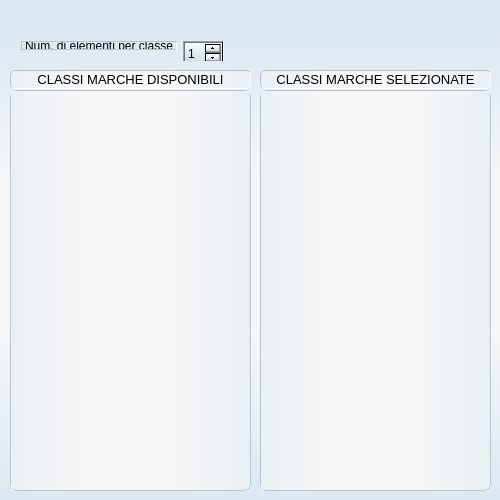
<?xml version="1.0" encoding="UTF-8"?>
<ui version="4.0">
 <class>Configurazione</class>
 <widget class="QMainWindow" name="Configurazione">
  <property name="windowModality">
   <enum>Qt::ApplicationModal</enum>
  </property>
  <property name="geometry">
   <rect>
    <x>0</x>
    <y>0</y>
    <width>500</width>
    <height>500</height>
   </rect>
  </property>
  <property name="sizePolicy">
   <sizepolicy hsizetype="Fixed" vsizetype="Fixed">
    <horstretch>0</horstretch>
    <verstretch>0</verstretch>
   </sizepolicy>
  </property>
  <property name="minimumSize">
   <size>
    <width>500</width>
    <height>500</height>
   </size>
  </property>
  <property name="maximumSize">
   <size>
    <width>500</width>
    <height>500</height>
   </size>
  </property>
  <property name="focusPolicy">
   <enum>Qt::NoFocus</enum>
  </property>
  <property name="windowTitle">
   <string>Configurazione</string>
  </property>
  <property name="windowIcon">
   <iconset resource="risorse.qrc">
    <normaloff>:/resources/icon_mmas.png</normaloff>:/resources/icon_mmas.png</iconset>
  </property>
  <property name="styleSheet">
   <string notr="true">QMenu {
  background-color: qlineargradient(spread:pad, x1:1, y1:0, x2:0, y2:0, stop:0.0181818 rgba(233, 240, 243, 255), stop:0.372727 rgba(247, 247, 247, 255), stop:0.659091 rgba(247, 247, 247, 255), stop:1 rgba(233, 240, 243, 255));
	font: 11pt &quot;Arial&quot;;
border: 1px outset rgb(188, 189, 207);
     border-radius: 1px;
 }

 QMenu::item {
     /* sets background of menu item. set this to something non-transparent
         if you want menu color and menu item color to be different */
     background-color: transparent;
font: 11pt &quot;Arial&quot;;
 }

 QMenu::item:selected { /* when user selects item using mouse or keyboard */
     background-color: qlineargradient(spread:pad, x1:0, y1:1, x2:0, y2:0, stop:0 rgba(220, 226, 229, 255), stop:0.254545 rgba(247, 247, 247, 255), stop:0.722727 rgba(247, 247, 247, 255), stop:1 rgba(220, 226, 229, 255));
color:black;
	font: 11pt &quot;Arial&quot;;
 }</string>
  </property>
  <widget class="QWidget" name="centralWidget">
   <property name="styleSheet">
    <string notr="true">/* sets background color  */
QWidget {
background-color:rgba(255,255,255,0);
}
QWidget#centralWidget{
	/*background-color: qlineargradient(spread:reflect, x1:0, y1:1, x2:0, y2:0, stop:0 rgba(217, 239, 255, 255), stop:0.5 rgba(239, 248, 255, 255), stop:1 rgba(210, 236, 255, 255));
	background-color: qlineargradient(spread:pad, x1:0, y1:1, x2:0, y2:0, stop:0 rgba(223, 246, 255, 255), stop:0.481132 rgba(243, 243, 243, 255), stop:0.995261 rgba(223, 246, 255, 255));*/
	
	background-color: qlineargradient(spread:pad, x1:0, y1:1, x2:0, y2:0, stop:0 rgba(220, 232, 243, 255), stop:0.35545 rgba(247, 247, 247, 255), stop:0.635071 rgba(247, 247, 247, 255), stop:0.933649 rgba(220, 232, 243, 255));
	
}

QFrame{
	
	background-color: qlineargradient(spread:pad, x1:1, y1:0, x2:0, y2:0, stop:0.0181818 rgba(233, 240, 243, 255), stop:0.372727 rgba(247, 247, 247, 255), stop:0.659091 rgba(247, 247, 247, 255), stop:1 rgba(233, 240, 243, 255));
 border: 1px inset rgb(188, 189, 207);
     border-radius: 5px;
}

QToolTip {
     border: 1px solid rgb(188, 189, 207);
     padding: 0.1px;
    border-radius:1px;
	color: rgb(188, 189, 207);
	background-color: rgb(255, 255, 255);
   background-origin:padding-box;
     opacity: 100;
 }

QListWidget{	
border: 1px groove rgb(188, 198, 207);
}

/*table style*/
QTableView {
     border:2px groove rgb(188, 198, 207);   
	background-color: rgba(255, 255, 255,0);
	alternate-background-color:rgba(210, 233, 241,130);
	
 }

 QHeaderView::section {
/* background-color: qlineargradient(spread:pad, x1:0, y1:1, x2:0, y2:0, stop:0 rgba(169, 228, 255, 255), stop:1 rgba(255, 255, 255, 255));*/
	background-color: qlineargradient(spread:pad, x1:0, y1:1, x2:0, y2:0, stop:0.00947867 rgba(220, 231, 240, 255), stop:1 rgba(239, 251, 254, 255));
     border: 0.5px groove rgb(188, 198, 207);
     height:20px;
	font: 11pt &quot;Arial&quot;;
 }

QTableView QTableCornerButton::section {
     background: rgb(255, 255, 255);
     border: 0px;
 }

QTabWidget::pane { /* The tab widget frame */
     border-top: 2px groove rgb(188, 198, 207);
 
 }

QSpinBox{
	background-color: qlineargradient(spread:pad, x1:0, y1:1, x2:0, y2:0, stop:0.208531 rgba(212, 223, 232, 255), stop:0.905213 rgba(239, 251, 254, 255));
}

QLabel{   
	border-bottom:1px solid;
     border-bottom-color: rgb(188, 198, 207);
    background-color: rgba(255, 255, 255, 0);
     border-radius: 5px;
     padding: 0 0px;
}

/* set scrollbar style */
QScrollBar:horizontal {
 border: 0px solid rgb(168, 172, 204);
 border-radius:7px;
	 background-color:rgba(255,255,255,0);
     height: 11px;
     margin: 1px 19px 0px 19px;
 }

 QScrollBar::handle:horizontal {	
	background-color: qlineargradient(spread:pad, x1:0, y1:1, x2:0, y2:0, stop:0.0272727 rgba(146, 179, 203, 255), stop:1 rgba(228, 240, 248, 255));
     min-width: 11px;
   border: 1px solid rgb(168, 172, 204);
   border-radius:5px;
 }
 QScrollBar::add-line:horizontal {
  background-color:rgba(255,255,255,0);
   width: 13px;
   height:13px;
     subcontrol-position: right;
     subcontrol-origin: margin;
 }

 QScrollBar::sub-line:horizontal {
  background-color:rgba(255,255,255,0);
     width: 13px;
    height:13px;
     subcontrol-position: left;
     subcontrol-origin: margin;
 }

QScrollBar::add-page:horizontal, QScrollBar::sub-page:horizontal {
	 background-color:rgba(255,255,255,0);
 }

  QScrollBar:left-arrow:horizontal{
	image: url(:/resources/back_not_hov.png);
   width:13px;
   height:13px;
     }
   QScrollBar:left-arrow:horizontal:hover{
	image: url(:/resources/back_not_hov.png);
   width:15px;
   height:15px;
     }
  QScrollBar:left-arrow:horizontal:pressed{
	image: url(:/resources/back_not_hov.png);
   width:11px;
   height:11px;
     }
 QScrollBar:right-arrow:horizontal{
	image: url(:/resources/next_not_hov.png);
   width:13px;
   height:13px;
     }
  QScrollBar:right-arrow:horizontal:hover{
	image: url(:/resources/next_not_hov.png);
   width:15px;
   height:15px;
     }
  QScrollBar:right-arrow:horizontal:pressed{
	image: url(:/resources/next_not_hov.png);
   width:11px;
   height:11px;
     }

QScrollBar:vertical {
 border: 0px solid rgb(188, 189, 207);
 border-radius:7px;
	background-color: rgba(255,255,255,0);
    width: 12px;
     margin: 19px 0px 19px 1px;
 }

 QScrollBar::handle:vertical {
	background-color: qlineargradient(spread:pad, x1:0, y1:1, x2:0, y2:0, stop:0.0272727 rgba(146, 179, 203, 255), stop:1 rgba(228, 240, 248, 255));
     min-height: 13px;
   border: 1px solid rgb(168, 172, 204);
   border-radius:5px;
 }
 QScrollBar::add-line:vertical {
 background-color:rgba(255,255,255,0);
   width: 13px;
   height:13px;
     subcontrol-position: bottom;
     subcontrol-origin: margin;
 }

 QScrollBar::sub-line:vertical {
     background-color:rgba(255,255,255,0);
     width: 13px;
    height:13px;
     subcontrol-position: top;
     subcontrol-origin: margin;
 }

QScrollBar::add-page:vertical, QScrollBar::sub-page:vertical {
	background-color:rgba(255,255,255,0);
 }

  QScrollBar:up-arrow:vertical{
	image: url(:/resources/up_arrow.png);
   width:13px;
   height:13px;
     }
  QScrollBar:up-arrow:vertical:hover{
	image: url(:/resources/up_arrow.png);
   width:15px;
   height:15px;
     }
  QScrollBar:up-arrow:vertical:pressed{
	image: url(:/resources/up_arrow.png);
   width:11px;
   height:11px;
     }
 QScrollBar:down-arrow:vertical{
	image: url(:/resources/down_arrow.png);
   width:13px;
   height:13px;
     }
 QScrollBar:down-arrow:vertical:hover{
	image: url(:/resources/down_arrow.png);
   width:15px;
   height:15px;
     }
 QScrollBar:down-arrow:vertical:pressed{
	image: url(:/resources/down_arrow.png);
   width:11px;
   height:11px;
     }



</string>
   </property>
   <widget class="QPushButton" name="apply_conf">
    <property name="geometry">
     <rect>
      <x>440</x>
      <y>10</y>
      <width>50</width>
      <height>50</height>
     </rect>
    </property>
    <property name="focusPolicy">
     <enum>Qt::NoFocus</enum>
    </property>
    <property name="toolTip">
     <string>applica configurazione</string>
    </property>
    <property name="styleSheet">
     <string notr="true">/* pushbutton style */
QPushButton {
     border: 1px groove rgba(255,255,255,0);
     border-radius: 5px;
	background-color: rgba(255, 255, 255,0);
	
	image: url(:/resources/filter_ok_not_hov.png);


 }
 QPushButton:hover {
     border: 1px outset rgb(188, 189, 207);
	border-radius:3px;
	background-color: rgba(255, 255, 255, 0);
	image: url(:/resources/filter_ok.png);
 } 


QPushButton:pressed {
     border: 3px inset rgb(188, 189, 207);
	border-radius:3px;

 }
</string>
    </property>
    <property name="text">
     <string/>
    </property>
   </widget>
   <widget class="QWidget" name="formLayoutWidget">
    <property name="geometry">
     <rect>
      <x>10</x>
      <y>30</y>
      <width>241</width>
      <height>31</height>
     </rect>
    </property>
    <layout class="QFormLayout" name="formLayout">
     <item row="0" column="0">
      <widget class="QLabel" name="label_num">
       <property name="font">
        <font>
         <family>Arial</family>
        </font>
       </property>
       <property name="text">
        <string>Num. di elementi per classe</string>
       </property>
      </widget>
     </item>
     <item row="0" column="1">
      <widget class="QSpinBox" name="spin_num">
       <property name="sizePolicy">
        <sizepolicy hsizetype="Fixed" vsizetype="Fixed">
         <horstretch>0</horstretch>
         <verstretch>0</verstretch>
        </sizepolicy>
       </property>
       <property name="minimumSize">
        <size>
         <width>41</width>
         <height>25</height>
        </size>
       </property>
       <property name="maximumSize">
        <size>
         <width>41</width>
         <height>25</height>
        </size>
       </property>
       <property name="focusPolicy">
        <enum>Qt::ClickFocus</enum>
       </property>
       <property name="value">
        <number>1</number>
       </property>
      </widget>
     </item>
    </layout>
   </widget>
   <widget class="QListWidget" name="table_disp">
    <property name="geometry">
     <rect>
      <x>10</x>
      <y>90</y>
      <width>241</width>
      <height>401</height>
     </rect>
    </property>
    <property name="font">
     <font>
      <family>Arial</family>
      <pointsize>10</pointsize>
     </font>
    </property>
    <property name="focusPolicy">
     <enum>Qt::NoFocus</enum>
    </property>
    <property name="contextMenuPolicy">
     <enum>Qt::CustomContextMenu</enum>
    </property>
    <property name="styleSheet">
     <string notr="true"/>
    </property>
    <property name="verticalScrollBarPolicy">
     <enum>Qt::ScrollBarAsNeeded</enum>
    </property>
    <property name="horizontalScrollBarPolicy">
     <enum>Qt::ScrollBarAsNeeded</enum>
    </property>
    <property name="editTriggers">
     <set>QAbstractItemView::NoEditTriggers</set>
    </property>
    <property name="selectionMode">
     <enum>QAbstractItemView::ExtendedSelection</enum>
    </property>
   </widget>
   <widget class="QListWidget" name="table_sel">
    <property name="geometry">
     <rect>
      <x>260</x>
      <y>90</y>
      <width>231</width>
      <height>401</height>
     </rect>
    </property>
    <property name="font">
     <font>
      <family>Arial</family>
      <pointsize>10</pointsize>
     </font>
    </property>
    <property name="focusPolicy">
     <enum>Qt::NoFocus</enum>
    </property>
    <property name="contextMenuPolicy">
     <enum>Qt::CustomContextMenu</enum>
    </property>
    <property name="styleSheet">
     <string notr="true"/>
    </property>
    <property name="editTriggers">
     <set>QAbstractItemView::NoEditTriggers</set>
    </property>
    <property name="dragDropMode">
     <enum>QAbstractItemView::InternalMove</enum>
    </property>
    <property name="selectionMode">
     <enum>QAbstractItemView::ExtendedSelection</enum>
    </property>
   </widget>
   <widget class="QLabel" name="label">
    <property name="geometry">
     <rect>
      <x>10</x>
      <y>70</y>
      <width>241</width>
      <height>19</height>
     </rect>
    </property>
    <property name="font">
     <font>
      <family>Arial</family>
      <pointsize>10</pointsize>
     </font>
    </property>
    <property name="styleSheet">
     <string notr="true">QFrame{
	
	background-color: qlineargradient(spread:pad, x1:1, y1:0, x2:0, y2:0, stop:0.0181818 rgba(233, 240, 243, 255), stop:0.372727 rgba(247, 247, 247, 255), stop:0.659091 rgba(247, 247, 247, 255), stop:1 rgba(233, 240, 243, 255));
 border: 1px inset rgb(188, 189, 207);
     border-radius: 5px;
}</string>
    </property>
    <property name="text">
     <string>CLASSI MARCHE DISPONIBILI</string>
    </property>
    <property name="alignment">
     <set>Qt::AlignCenter</set>
    </property>
   </widget>
   <widget class="QLabel" name="label_2">
    <property name="geometry">
     <rect>
      <x>260</x>
      <y>70</y>
      <width>231</width>
      <height>19</height>
     </rect>
    </property>
    <property name="font">
     <font>
      <family>Arial</family>
      <pointsize>10</pointsize>
     </font>
    </property>
    <property name="styleSheet">
     <string notr="true">QFrame{
	
	background-color: qlineargradient(spread:pad, x1:1, y1:0, x2:0, y2:0, stop:0.0181818 rgba(233, 240, 243, 255), stop:0.372727 rgba(247, 247, 247, 255), stop:0.659091 rgba(247, 247, 247, 255), stop:1 rgba(233, 240, 243, 255));
 border: 1px inset rgb(188, 189, 207);
     border-radius: 5px;
}</string>
    </property>
    <property name="text">
     <string>CLASSI MARCHE SELEZIONATE</string>
    </property>
    <property name="alignment">
     <set>Qt::AlignCenter</set>
    </property>
   </widget>
  </widget>
 </widget>
 <layoutdefault spacing="6" margin="11"/>
 <resources>
  <include location="risorse.qrc"/>
 </resources>
 <connections/>
</ui>
